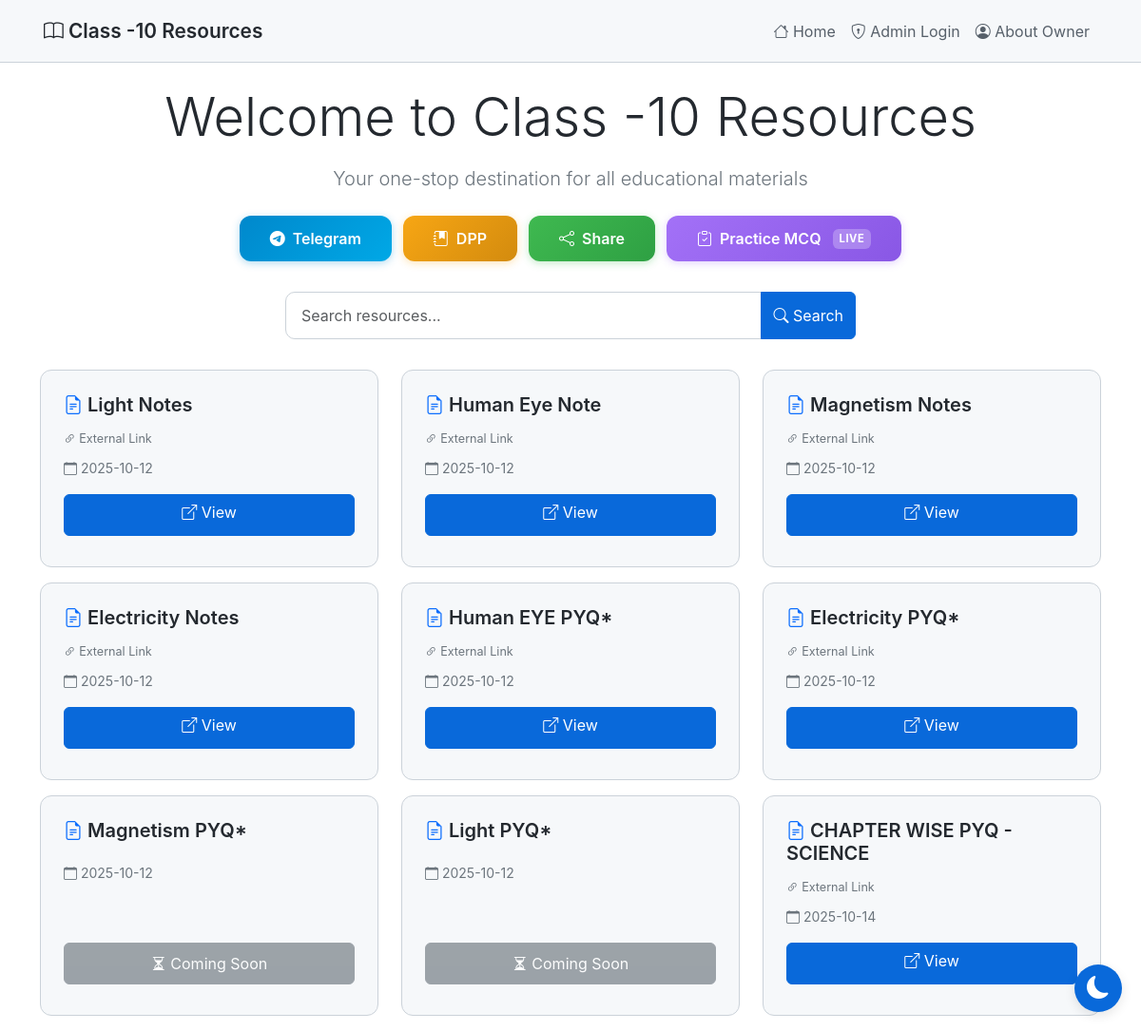
Before: / with the older database file.
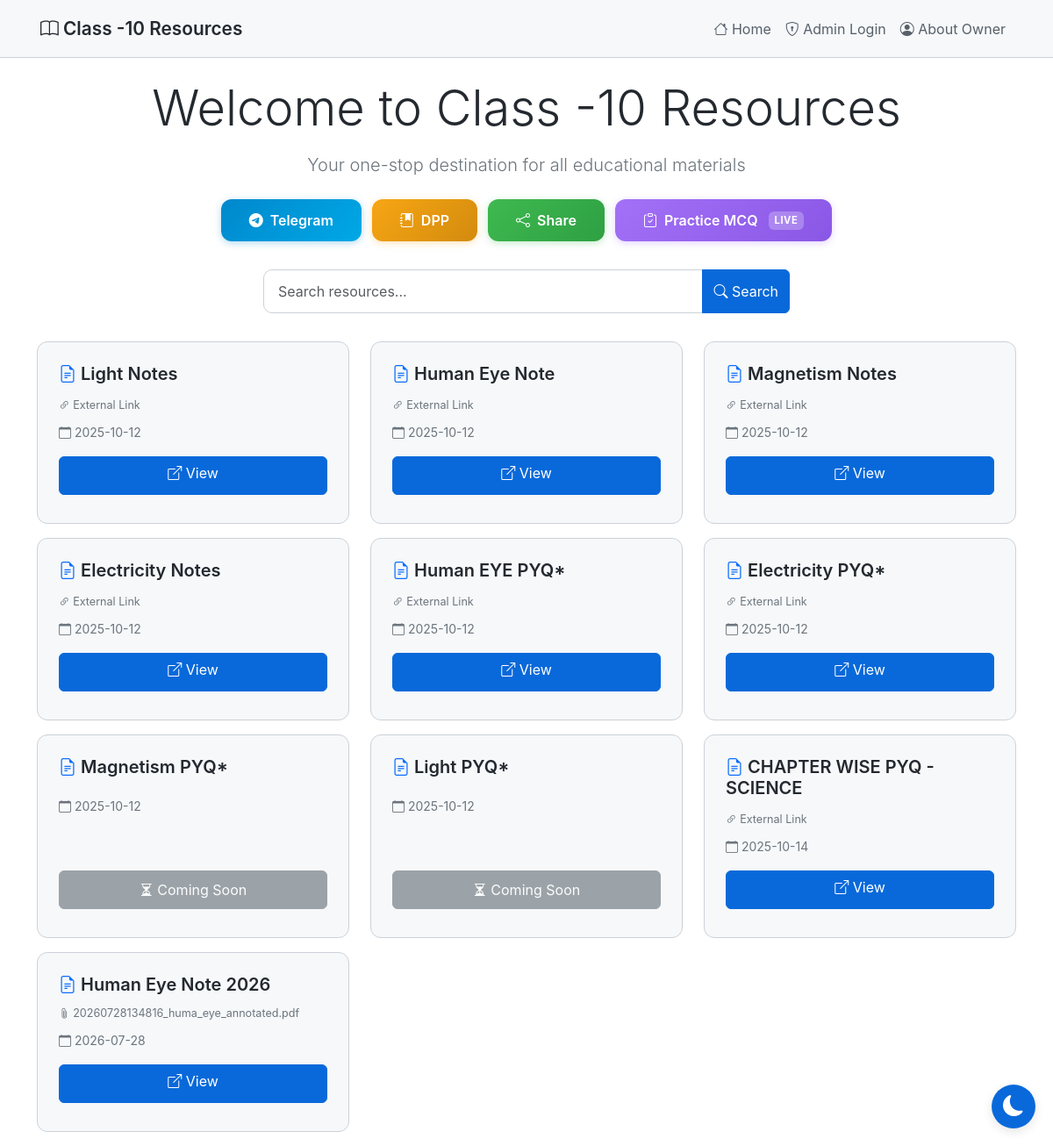
After: the same page with the newer database file.
### tables this page shows
CREATE TABLE "resources"
                     (id INTEGER PRIMARY KEY AUTOINCREMENT,
                      name TEXT NOT NULL,
                      link TEXT,
                      filename TEXT,
                      created_at TIMESTAMP DEFAULT CURRENT_TIMESTAMP);

### app.py (the view)
@app.route('/')
def index():
    conn = sqlite3.connect('database.db')
    conn.row_factory = sqlite3.Row
    c = conn.cursor()
    search_query = request.args.get('search', '')
    if search_query:
        c.execute('SELECT * FROM resources WHERE name LIKE ? ORDER BY created_at ASC',
                  ('%' + search_query + '%',))
    else:
        c.execute('SELECT * FROM resources ORDER BY created_at ASC')
    resources = c.fetchall()
    c.execute('SELECT * FROM owner_info WHERE id = 1')
    owner_info = c.fetchone()
    c.execute('SELECT * FROM dpps ORDER BY created_at DESC')
    dpps = c.fetchall()
    conn.close()
    is_admin = 'admin' in session
    return render_template('index.html', resources=resources, is_admin=is_admin,
                          search_query=search_query, owner_info=owner_info, dpps=dpps)

### templates/index.html (shortened to what this page needs)
{% extends "base.html" %}
{% block content %}
<div class="text-center my-3">
    <h1 class="display-4 mb-3">Welcome to Class -10 Resources</h1>
    <p class="lead text-secondary">Your one-stop destination for all educational materials</p>
</div>
<div class="action-buttons">
    {% if owner_info %}
    <a href="{{ owner_info['telegram_link'] }}" target="_blank" class="action-btn btn-telegram">
        <i class="bi bi-telegram"></i> Telegram
    </a>
    {% endif %}
    <a href="{{ url_for('dpp_page') }}" class="action-btn btn-dpp">
        <i class="bi bi-journal-bookmark-fill"></i> DPP
    </a>
    <button onclick="shareWebsite()" class="action-btn btn-share">
        <i class="bi bi-share"></i> Share
    </button>
    <a href="{{ url_for('practice_mcq') }}" class="action-btn btn-mcq btn-mcq-highlight" title="Practice MCQs">
        <i class="bi bi-clipboard-check"></i> Practice MCQ
        <span class="coming-soon-badge">Live</span>
    </a>
</div>
<div class="search-container">
    <form method="GET" action="{{ url_for('index') }}">
        <div class="input-group">
            <input type="text" name="search" id="searchInput" class="form-control search-input"
                   placeholder="Search resources..." value="{{ search_query or '' }}"
                   autocomplete="off"
                   oninput="autoSearch()">
            <button class="btn btn-primary" type="submit" aria-label="Search">
                <i class="bi bi-search"></i><span class="d-none d-sm-inline"> Search</span>
            </button>
        </div>
    </form>
</div>
<div class="row mt-4">
    {% if resources %}
        {% for resource in resources %}
        <div class="col-12 col-sm-6 col-lg-4 mb-3">
            <div class="card h-100">
                <div class="card-body d-flex flex-column">
                    <h5 class="card-title">
                        <i class="bi bi-file-earmark-text text-primary"></i>
                        {{ resource['name'] }}
                    </h5>
                    <div class="card-text mb-2">
                        {% if resource['filename'] %}
                            <small class="text-secondary d-block text-truncate" title="{{ resource['filename'] }}">
                                <i class="bi bi-paperclip"></i> {{ resource['filename'] }}
                            </small>
                        {% elif resource['link'] %}
                            <small class="text-secondary">
                                <i class="bi bi-link-45deg"></i> External Link
                            </small>
                        {% endif %}
                    </div>
                    <div class="mb-3">
                        <small class="text-secondary">
                            <i class="bi bi-calendar"></i>
                            {{ resource['created_at'][:10] }}
                        </small>
                    </div>
                    <div class="mt-auto">
                        {% if resource['link'] or resource['filename'] %}
                            <a href="{{ url_for('view_resource', id=resource['id']) }}"
                               class="btn btn-primary w-100 mb-2" target="_blank">
                                <i class="bi bi-box-arrow-up-right"></i> View
                            </a>
                        {% else %}
                            <button class="btn btn-secondary w-100 mb-2" disabled>
                                <i class="bi bi-hourglass-split"></i> Coming Soon
                            </button>
                        {% endif %}
                    </div>
                </div>
            </div>
        </div>
        {% endfor %}
    {% endif %}
</div>
{% endblock %}

### templates/base.html (shortened to what this page needs)
<!DOCTYPE html>
<html lang="en" data-theme="light">
<head>
    <link href="https://cdn.jsdelivr.net/npm/bootstrap@5.3.2/dist/css/bootstrap.min.css" rel="stylesheet">
    <link rel="stylesheet" href="https://cdn.jsdelivr.net/npm/bootstrap-icons@1.11.1/font/bootstrap-icons.css">
</head>
<body>
    <nav class="navbar navbar-expand-lg navbar-dark">
        <div class="container">
            <a class="navbar-brand" href="{{ url_for('index') }}">
                <i class="bi bi-book"></i> Class -10 Resources
            </a>
            <div class="collapse navbar-collapse" id="navbarNav">
                <ul class="navbar-nav ms-auto">
                    <li class="nav-item">
                        <a class="nav-link" href="{{ url_for('index') }}">
                            <i class="bi bi-house"></i> Home
                        </a>
                    </li>
                    {% if session.admin %}
                    <li class="nav-item">
                        <a class="nav-link" href="{{ url_for('add_resource') }}">
                            <i class="bi bi-plus-circle"></i> Add Resource
                        </a>
                    </li>
                    <li class="nav-item">
                        <a class="nav-link" href="{{ url_for('download_database') }}">
                            <i class="bi bi-download"></i> Backup DB
                        </a>
                    </li>
                    <li class="nav-item">
                        <a class="nav-link" href="{{ url_for('logout') }}">
                            <i class="bi bi-box-arrow-right"></i> Logout
                        </a>
                    </li>
                    {% else %}
                    <li class="nav-item">
                        <a class="nav-link" href="{{ url_for('login') }}">
                            <i class="bi bi-shield-lock"></i> Admin Login
                        </a>
                    </li>
                    {% endif %}
                    <li class="nav-item">
                        <a class="nav-link" href="{{ url_for('about_owner') }}">
                            <i class="bi bi-person-circle"></i> About Owner
                        </a>
                    </li>
                </ul>
            </div>
        </div>
    </nav>
    <div class="container mt-4">
        {% block content %}{% endblock %}
    </div>
    <button class="theme-toggle" id="themeToggle" aria-label="Toggle theme">
        <i class="bi bi-moon-fill" id="themeIcon"></i>
    </button>
</body>
</html>

### templates/base.html (style rules this page uses)
:root { --bg-primary: #ffffff; --bg-secondary: #f6f8fa; --bg-tertiary: #ffffff; --text-primary: #24292f; --text-secondary: #57606a; --border-color: #cbd2d9; --accent-color: #0969da; --success-color: #1a7f37; --danger-color: #cf222e; --shadow-color: rgba(0, 0, 0, 0.1); }
body { background-color: var(--bg-primary); color: var(--text-primary); font-family: -apple-system, BlinkMacSystemFont, 'Segoe UI', 'Noto Sans', Helvetica, Arial, sans-serif; min-height: 100vh; transition: background-color 0.3s ease, color 0.3s ease; }
* { transition: background-color 0.3s ease, color 0.3s ease, border-color 0.3s ease; }
.navbar { background-color: var(--bg-secondary) !important; border-bottom: 1px solid var(--border-color); padding: 0.75rem 0; }
.navbar .container { padding-left: 1rem; padding-right: 1rem; }
.navbar-brand { font-weight: 600; color: var(--text-primary) !important; font-size: 1.3rem; }
.nav-link { color: var(--text-secondary) !important; transition: color 0.3s ease; }
.btn-primary { background-color: var(--accent-color); border-color: var(--accent-color); transition: all 0.3s ease; min-height: 44px; }
.btn { min-height: 44px; }
.card { background-color: var(--bg-secondary); border: 1px solid var(--border-color); border-radius: 12px; transition: all 0.3s ease; overflow: hidden; }
.card-body { padding: 1.5rem; }
.card-title { color: var(--text-primary); font-weight: 600; margin-bottom: 0.75rem; }
.card-text { color: var(--text-secondary); font-size: 0.9rem; }
.form-control, .form-select { background-color: var(--bg-tertiary); border: 1px solid var(--border-color); color: var(--text-primary); }
.theme-toggle { position: fixed; bottom: 20px; right: 20px; width: 50px; height: 50px; border-radius: 50%; background: var(--accent-color); border: none; color: white; font-size: 1.5rem; cursor: pointer; box-shadow: 0 4px 12px var(--shadow-color); transition: all 0.3s ease; z-index: 1000; display: flex; align-items: center; justify-content: center; }
.action-buttons { display: flex; flex-wrap: wrap; gap: 0.75rem; justify-content: center; margin: 1.5rem 0; padding: 0 1rem; }
.action-btn { padding: 0.75rem 2rem; font-size: 1rem; font-weight: 600; border-radius: 12px; text-decoration: none; display: inline-flex; align-items: center; justify-content: center; gap: 0.5rem; transition: all 0.3s ease; border: none; cursor: pointer; min-height: 44px; white-space: nowrap; }
.btn-telegram { background: linear-gradient(135deg, #0088cc, #00a8e6); color: white; }
.btn-share { background: linear-gradient(135deg, #3fb950, #2ea043); color: white; }
.btn-mcq { background: linear-gradient(135deg, #a371f7, #8957e5); color: white; }
.btn-mcq-highlight { position: relative; box-shadow: 0 0 0 rgba(163, 113, 247, 0.4); animation: mcqPulse 2.2s infinite; }
.btn-mcq-highlight::after { content: ""; position: absolute; inset: -3px; border-radius: 14px; border: 2px solid rgba(163, 113, 247, 0.5); opacity: 0; animation: mcqRing 2.2s infinite; }
.coming-soon-badge { background: rgba(255,255,255,0.25); border-radius: 6px; padding: 2px 7px; font-size: 0.7rem; font-weight: 700; letter-spacing: 0.05em; text-transform: uppercase; margin-left: 0.25rem; }
[data-theme="light"] .btn-telegram { box-shadow: 0 2px 8px rgba(0, 136, 204, 0.3); }
[data-theme="light"] .btn-share { box-shadow: 0 2px 8px rgba(63, 185, 80, 0.3); }
[data-theme="light"] .btn-mcq { box-shadow: 0 2px 8px rgba(163, 113, 247, 0.3); }
.search-container { max-width: 600px; margin: 2rem auto; }
.search-input { border-radius: 10px; padding: 0.75rem 1rem; }
.btn-dpp { background: linear-gradient(135deg, #f7a614, #d38b0e); color: white; }
[data-theme="light"] .btn-dpp { box-shadow: 0 2px 8px rgba(247, 166, 20, 0.3); }

Changed rows visible on the page:
added resources: name "Human Eye Note 2026", filename "20260728134816_huma_eye_annotated.pdf", created_at "2026-07-28"
